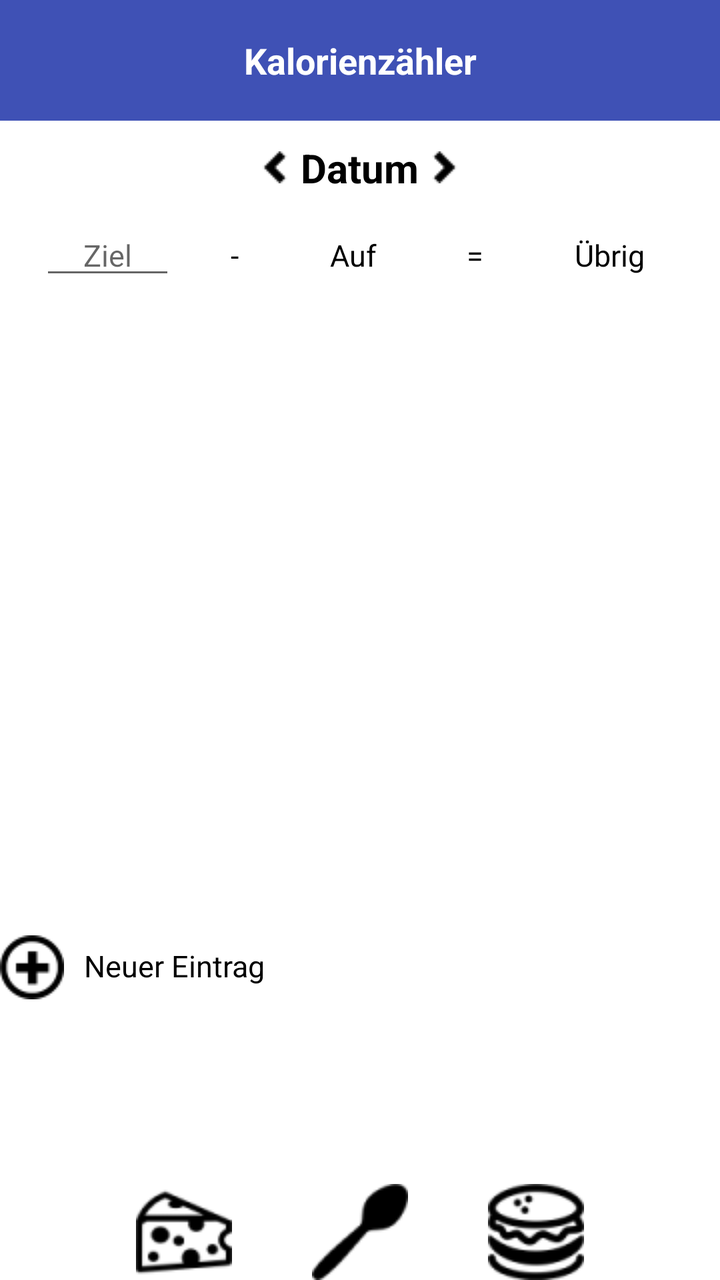
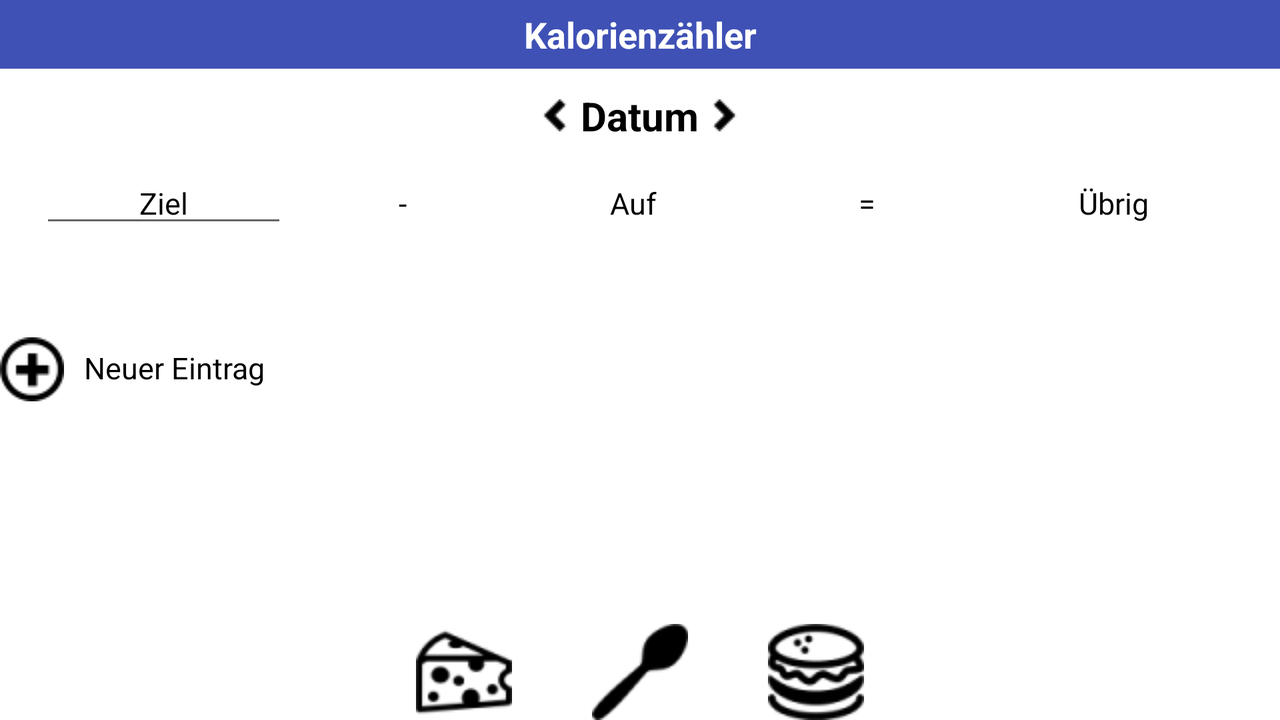

An Android layout and its configuration variant, each rendered on a device that would load it. The default file and the variant file are quoted in full after the pictures.
<!-- AndroidManifest.xml: application theme AppTheme -->
<!-- res/layout/dailyoverview.xml -->
<?xml version="1.0" encoding="utf-8"?>
<RelativeLayout
        xmlns:android="http://schemas.android.com/apk/res/android"
        android:id="@+id/idDailyoverview"
        android:layout_width="match_parent"
        android:layout_height="match_parent"
        android:layout_marginBottom="@dimen/margin"
        android:background="@color/white" >

    <TextView android:id="@+id/idDailyoverviewTitel"
              android:layout_width="match_parent"
              android:layout_height="wrap_content"
              android:background="@color/blue"
              android:padding="@dimen/headline"
              android:text="@string/titel"
              android:textSize="@dimen/headline"
              android:textColor="@color/white"
              android:gravity="center"
              android:textStyle="bold"/>

    <LinearLayout android:id="@+id/idDailyoverviewToday"
                  android:layout_width="match_parent"
                  android:layout_height="wrap_content"
                  android:layout_marginTop="@dimen/margin"
                  android:gravity="center"
                  android:orientation="horizontal"
                  android:layout_below="@+id/idDailyoverviewTitel">

        <ImageView android:layout_width="wrap_content"
                   android:layout_height="wrap_content"
                   android:id="@+id/idDailyOverviewPreviousday"
                   android:src="@drawable/arrow_left16"/>

        <TextView android:id="@+id/idDailyoverviewDate"
                  android:layout_width="wrap_content"
                  android:layout_height="wrap_content"
                  android:text="@string/dailyoverview_date"
                  android:textColor="@color/black"
                  android:textSize="@dimen/textsize2"
                  android:textStyle="bold"
                  android:layout_margin="@dimen/margin"/>

        <ImageView android:layout_width="wrap_content"
                   android:layout_height="wrap_content"
                   android:id="@+id/idDailyoverviewNextday"
                   android:src="@drawable/arrow_right16"/>

    </LinearLayout>


    <LinearLayout android:id="@+id/idDailyoverviewCalorieSum"
                  android:layout_width="match_parent"
                  android:layout_height="wrap_content"
                  android:layout_marginRight="@dimen/margin_2"
                  android:layout_marginLeft="@dimen/margin_2"
                  android:layout_below="@+id/idDailyoverviewToday">

        <EditText android:id="@+id/idDailyoverviewCaloriesMax"
                  android:layout_width="wrap_content"
                  android:layout_height="wrap_content"
                  android:gravity="center"
                  android:layout_weight="1"
                  android:layout_margin="@dimen/margin"
                  android:maxLength="5"
                  android:textSize="@dimen/textsize"
                  android:hint="@string/dailyoverview_caloriesmax"
                  android:textColor="@color/black"/>

        <TextView android:layout_width="wrap_content"
                  android:layout_height="wrap_content"
                  android:gravity="center"
                  android:layout_weight="1"
                  android:layout_margin="@dimen/margin"
                  android:textSize="@dimen/textsize"
                  android:text="@string/dailyoverview_minus"
                  android:textColor="@color/black"/>

        <TextView android:id="@+id/idDailyoverviewConsumedCalories"
                  android:layout_width="wrap_content"
                  android:layout_height="wrap_content"
                  android:gravity="center"
                  android:layout_weight="1"
                  android:layout_margin="@dimen/margin"
                  android:textSize="@dimen/textsize"
                  android:text="@string/dailyoverview_caloriesconsumed"
                  android:textColor="@color/black"/>

        <TextView android:layout_width="wrap_content"
                  android:layout_height="wrap_content"
                  android:gravity="center"
                  android:layout_weight="1"
                  android:layout_margin="@dimen/margin"
                  android:textSize="@dimen/textsize"
                  android:text="="
                  android:textColor="@color/black"/>

        <TextView android:id="@+id/idDailyoverviewLeftCalories"
                  android:layout_width="wrap_content"
                  android:layout_height="wrap_content"
                  android:gravity="center"
                  android:layout_weight="1"
                  android:layout_margin="@dimen/margin"
                  android:textSize="@dimen/textsize"
                  android:text="@string/dailyoverview_caloriesleft"
                  android:textColor="@color/black"/>
    </LinearLayout>

    <LinearLayout android:id="@+id/idDailyoverviewEntryList"
                  android:layout_width="match_parent"
                  android:layout_height="wrap_content"
                  android:orientation="vertical"
                  android:layout_margin="@dimen/margin_2"
                  android:paddingBottom="@dimen/padding"
                  android:layout_below="@id/idDailyoverviewCalorieSum">

        <ListView
                android:id="@+id/idDailyoverviewList"
                android:layout_width="wrap_content"
                android:layout_height="278dp"
                android:paddingBottom="@dimen/padding">
        </ListView>

    </LinearLayout>

    <LinearLayout android:id="@+id/idDailyoverviewNewEntry"
                  android:layout_width="match_parent"
                  android:layout_height="wrap_content"
                  android:paddingTop="@dimen/padding"
                  android:layout_below="@+id/idDailyoverviewEntryList"
                  android:layout_above="@+id/idDailyoverviewSpoonButton">

        <ImageView android:layout_width="wrap_content"
                   android:layout_height="wrap_content"
                   android:id="@+id/idDailyoverviewAddNewEntry"
                   android:src="@drawable/plus_32"/>

        <TextView android:layout_width="wrap_content"
                  android:layout_height="wrap_content"
                  android:layout_margin="@dimen/margin"
                  android:textSize="@dimen/textsize"
                  android:text="@string/dailyoverview_newinput"
                  android:paddingLeft="@dimen/margin"
                  android:textColor="@color/black"/>

    </LinearLayout>


    <ImageView android:layout_width="wrap_content"
               android:layout_height="wrap_content"
               android:id="@+id/idDailyoverviewSpoonButton"
               android:src="@drawable/spoon_48"
               android:paddingRight="@dimen/padding_2"
               android:paddingLeft="@dimen/padding_2"
               android:layout_centerHorizontal="true"
               android:layout_alignParentBottom="true"/>

    <ImageView android:layout_width="wrap_content"
               android:layout_height="wrap_content"
               android:id="@+id/idDailyoverviewMenuButton"
               android:src="@drawable/hamburger_48"
               android:layout_marginLeft="@dimen/padding_2"
               android:layout_alignParentBottom="true"
               android:layout_toRightOf="@+id/idDailyoverviewSpoonButton"/>

    <ImageView android:layout_width="wrap_content"
               android:layout_height="wrap_content"
               android:id="@+id/idDailyoverviewGroceryButton"
               android:src="@drawable/cheese_48"
               android:layout_marginRight="@dimen/padding_2"
               android:layout_alignParentBottom="true"
               android:layout_toLeftOf="@id/idDailyoverviewSpoonButton"/>
</RelativeLayout>
<!-- resources referenced by this layout -->
<resources>
  <color name="black">#000000</color>
  <color name="blue">#3f51b5</color>
  <color name="white">#ffffff</color>
  <dimen name="headline">18sp</dimen>
  <dimen name="margin">5dp</dimen>
  <dimen name="margin_2">15dp</dimen>
  <dimen name="padding">5dp</dimen>
  <dimen name="padding_2">20dp</dimen>
  <dimen name="textsize">15sp</dimen>
  <dimen name="textsize2">20sp</dimen>
  <!-- drawable arrow_left16: png bitmap (drawable, 185 bytes) -->
  <!-- drawable arrow_right16: png bitmap (drawable, 182 bytes) -->
  <!-- drawable cheese_48: png bitmap (drawable, 1492 bytes) -->
  <!-- drawable hamburger_48: png bitmap (drawable, 2021 bytes) -->
  <!-- drawable plus_32: png bitmap (drawable, 737 bytes) -->
  <!-- drawable spoon_48: png bitmap (drawable, 794 bytes) -->
  <string name="dailyoverview_caloriesconsumed">Auf</string>
  <string name="dailyoverview_caloriesleft">Übrig</string>
  <string name="dailyoverview_caloriesmax">Ziel</string>
  <string name="dailyoverview_date">Datum</string>
  <string name="dailyoverview_minus">-</string>
  <string name="dailyoverview_newinput">Neuer Eintrag</string>
  <string name="titel">Kalorienzähler</string>
  <style name="AppTheme" parent="Theme.AppCompat.Light.DarkActionBar">
          
          <item name="colorPrimary">@color/white</item>
          <item name="colorPrimaryDark">@color/black</item>
          <item name="colorAccent">@color/blue</item>
      </style>
</resources>
<!-- res/layout-land/dailyoverview.xml (the author's variant of the layout above) -->
<!-- drawn on the phone turned sideways -->
<?xml version="1.0" encoding="utf-8"?>
<RelativeLayout
        xmlns:android="http://schemas.android.com/apk/res/android"
        xmlns:tools="http://schemas.android.com/tools"
        android:id="@+id/idDailyoverview"
        android:layout_width="match_parent"
        android:layout_height="match_parent"
        android:layout_marginBottom="@dimen/margin"
        android:background="@color/white" >

    <TextView android:id="@+id/idDailyoverviewTitel"
              android:layout_width="match_parent"
              android:layout_height="wrap_content"
              android:background="@color/blue"
              android:padding="@dimen/padding"
              android:text="@string/titel"
              android:textSize="@dimen/headline"
              android:textColor="@color/white"
              android:gravity="center"
              android:textStyle="bold"/>

    <LinearLayout android:id="@+id/idDailyoverviewToday"
                  android:layout_width="match_parent"
                  android:layout_height="wrap_content"
                  android:layout_marginTop="@dimen/margin"
                  android:gravity="center"
                  android:orientation="horizontal"
                  android:layout_below="@+id/idDailyoverviewTitel">

        <ImageView android:layout_width="wrap_content"
                   android:layout_height="wrap_content"
                   android:id="@+id/idDailyOverviewPreviousday"
                   android:src="@drawable/arrow_left16"/>

        <TextView android:id="@+id/idDailyoverviewDate"
                  android:layout_width="wrap_content"
                  android:layout_height="wrap_content"
                  android:text="@string/dailyoverview_date"
                  android:textColor="@color/black"
                  android:textSize="@dimen/textsize2"
                  android:textStyle="bold"
                  android:layout_margin="@dimen/margin"/>

        <ImageView android:layout_width="wrap_content"
                   android:layout_height="wrap_content"
                   android:id="@+id/idDailyoverviewNextday"
                   android:src="@drawable/arrow_right16"/>

    </LinearLayout>


    <LinearLayout android:id="@+id/idDailyoverviewCalorieSum"
                  android:layout_width="match_parent"
                  android:layout_height="wrap_content"
                  android:layout_marginRight="@dimen/margin_2"
                  android:layout_marginLeft="@dimen/margin_2"
                  android:layout_below="@+id/idDailyoverviewToday">

        <EditText android:id="@+id/idDailyoverviewCaloriesMax"
                  android:layout_width="wrap_content"
                  android:layout_height="wrap_content"
                  android:gravity="center"
                  android:layout_weight="1"
                  android:layout_margin="@dimen/margin"
                  android:textSize="@dimen/textsize"
                  android:maxLength="5"
                  android:text="@string/dailyoverview_caloriesmax"
                  android:textColor="@color/black"/>

        <TextView android:layout_width="wrap_content"
                  android:layout_height="wrap_content"
                  android:gravity="center"
                  android:layout_weight="1"
                  android:layout_margin="@dimen/margin"
                  android:textSize="@dimen/textsize"
                  android:text="@string/dailyoverview_minus"
                  android:textColor="@color/black"/>

        <TextView android:id="@+id/idDailyoverviewConsumedCalories"
                  android:layout_width="wrap_content"
                  android:layout_height="wrap_content"
                  android:gravity="center"
                  android:layout_weight="1"
                  android:layout_margin="@dimen/margin"
                  android:textSize="@dimen/textsize"
                  android:text="@string/dailyoverview_caloriesconsumed"
                  android:textColor="@color/black"/>

        <TextView android:layout_width="wrap_content"
                  android:layout_height="wrap_content"
                  android:gravity="center"
                  android:layout_weight="1"
                  android:layout_margin="@dimen/margin"
                  android:textSize="@dimen/textsize"
                  android:text="="
                  android:textColor="@color/black"/>

        <TextView android:layout_width="wrap_content"
                  android:layout_height="wrap_content"
                  android:gravity="center"
                  android:layout_weight="1"
                  android:layout_margin="@dimen/margin"
                  android:textSize="@dimen/textsize"
                  android:text="@string/dailyoverview_caloriesleft"
                  android:textColor="@color/black"/>

    </LinearLayout>

    <LinearLayout android:id="@+id/idDailyoverviewInputList"
                  android:layout_width="match_parent"
                  android:layout_height="wrap_content"
                  android:orientation="vertical"
                  android:layout_margin="@dimen/margin_2"
                  android:paddingBottom="@dimen/padding"
                  android:layout_below="@id/idDailyoverviewCalorieSum">

        <ListView
                android:id="@+id/idDailyoverviewList"
                android:layout_width="fill_parent"
                android:layout_height="wrap_content"
                android:paddingBottom="@dimen/padding">

        </ListView>

    </LinearLayout>


    <LinearLayout android:id="@+id/idDailyoverviewNewInput"
                  android:layout_width="match_parent"
                  android:layout_height="wrap_content"
                  android:paddingTop="@dimen/padding"
                  android:layout_below="@+id/idDailyoverviewInputList"
                  android:layout_above="@+id/idDailyoverviewAddNewEntry">

        <ImageView android:layout_width="wrap_content"
                   android:layout_height="wrap_content"
                   android:id="@+id/idDailyoverviewAddInputButton"
                   android:src="@drawable/plus_32"/>

        <TextView android:layout_width="wrap_content"
                  android:layout_height="wrap_content"
                  android:layout_margin="@dimen/margin"
                  android:textSize="@dimen/textsize"
                  android:text="@string/dailyoverview_newinput"
                  android:paddingLeft="@dimen/margin"
                  android:textColor="@color/black"/>

    </LinearLayout>


    <ImageView android:layout_width="wrap_content"
               android:layout_height="wrap_content"
               android:id="@+id/idDailyoverviewAddNewEntry"
               android:src="@drawable/spoon_48"
               android:paddingRight="@dimen/padding_2"
               android:paddingLeft="@dimen/padding_2"
               android:layout_centerHorizontal="true"
               android:layout_alignParentBottom="true"/>

    <ImageView android:layout_width="wrap_content"
               android:layout_height="wrap_content"
               android:id="@+id/idDailyoverviewMenuButton"
               android:src="@drawable/hamburger_48"
               android:layout_marginLeft="@dimen/padding_2"
               android:layout_alignParentBottom="true"
               android:layout_toRightOf="@+id/idDailyoverviewAddNewEntry"/>

    <ImageView android:layout_width="wrap_content"
               android:layout_height="wrap_content"
               android:id="@+id/idDailyoverviewGroceryButton"
               android:src="@drawable/cheese_48"
               android:layout_marginRight="@dimen/padding_2"
               android:layout_alignParentBottom="true"
               android:layout_toLeftOf="@id/idDailyoverviewAddNewEntry"/>

</RelativeLayout>
